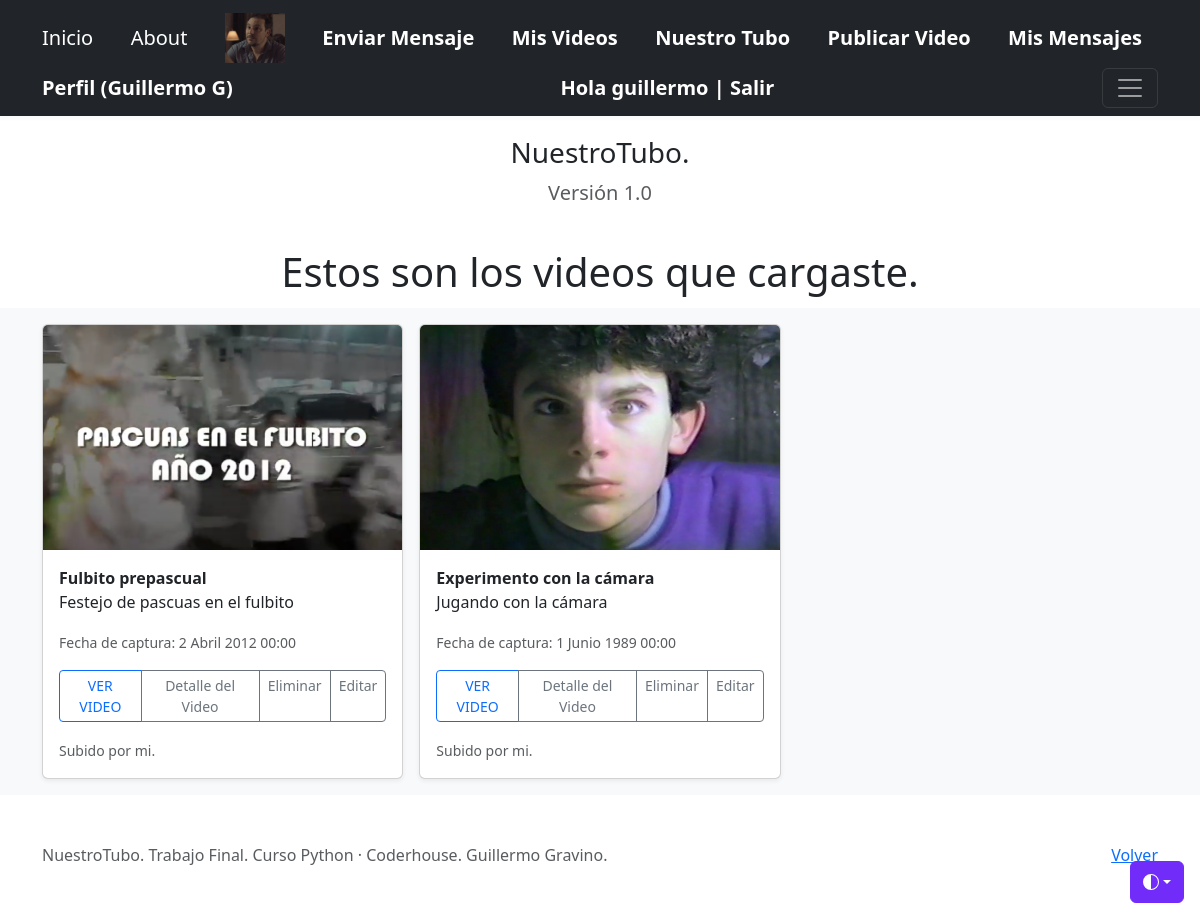
The app's page /videos/list/mine (signed in) with its own data.
### AdminVideos/models.py (models this page shows, shortened)
class Profile(models.Model):
     user = models.OneToOneField(User, on_delete=models.CASCADE, related_name="profile")
     nombre_completo = models.CharField(max_length=80, blank=False)
     avatar = models.ImageField(upload_to="avatares", null=True, blank=True)
     @property
     def avatar_url(self):
        return self.avatar.url if self.avatar else '/media/avatares/default-avatar.png'

class Video(models.Model):
    nombre_video = models.CharField(max_length=30)
    url_video = models.CharField(max_length=80, blank=False)
    descripcion_video = models.CharField(max_length=300)
    quienes_aparecen = models.CharField('Ingresá el nombre y apellido de quienes participan en el video, separados por coma', max_length=120, blank=False)
    propietario = models.ForeignKey(to=User, on_delete=models.CASCADE, related_name="propietario")
    image = models.ImageField("Subí una imagen que identifique al video (o un fotograma del mismo)", upload_to="videos/", null=True, blank=True)
    fecha_video= models.DateTimeField("Fecha de captura del video:")
    @property
    def image_url(self):
        return self.image.url if self.image else '/media/videos/nuestrotubo.png'

### AdminVideos/views.py (the view)
# urls.py: path('videos/list/mine', VideosMineList.as_view(), name="videos-mine"),
class VideosMineList(LoginRequiredMixin, VideoList):
    template_name = 'AdminVideos/videosmine_list.html'
    def get_queryset(self):
      return Video.objects.filter(propietario=self.request.user.id)

### AdminVideos/templates/AdminVideos/videosmine_list.html (shortened to what this page needs)
{% extends "AdminVideos/video_list_base.html" %}
{% load static %}
{% block titulo_ok %}
      <h1 class="fw-light"> Estos son los videos que cargaste. </h1>
{% endblock %}

### AdminVideos/templates/AdminVideos/video_list_base.html (shortened to what this page needs)
{% extends "AdminVideos/index.html" %}
{% load static %}
{% block un_video %}
{% for video in videos %}
  <div class="col">
    <div class="card shadow-sm">
      <img class="card-img-top" style="height: 225px; width: 100%; display: block" src="{{video.image_url}}" data-holder-rendered="true">
      <div class="card-body">
        <strong><p class="card-text">{{ video.nombre_video }}</p></strong>
        <p class="card-text">{{ video.descripcion_video }}</p>
        <p><small class="text-muted">Fecha de captura: {{ video.fecha_video }}</small></p>
        <div class="d-flex justify-content-between align-items-center">
          <div class="btn-group">
            <a href="{{video.url_video}}" type="button" class="btn btn-sm btn-outline-primary">VER VIDEO</a>
            <a href="{% url 'videos-detail' video.id %}" type="button" class="btn btn-sm btn-outline-secondary">Detalle del Video</a>
            {% if user.id == video.propietario.id %}
              <a href="{% url 'videos-delete' video.id %}" type="button" class="btn btn-sm btn-outline-secondary">Eliminar</a>
              <a href="{% url 'videos-update' video.id %}" type="button"  class="btn btn-sm btn-outline-secondary">Editar</a>
          </div>
        </div>
             <small class="text-muted">Subido por mi.</small>
            {% else %}
          </div>
        </div>
             <p></p>
             <small class="text-muted">Subido por {{ video.propietario }}</small>
            {% endif %}
        </div>
     </div>
  </div>
{% endfor %}
{% endblock %}

### AdminVideos/templates/AdminVideos/base.html (shortened to what this page needs)
<!DOCTYPE html>
<html lang="es-AR">
<head>
   {% load static %}
<link href="{% static 'AdminVideos/css/bootstrap.min.css' %}" rel="stylesheet">
</head>
<body>
  <body>
    <div class="dropdown position-fixed bottom-0 end-0 mb-3 me-3 bd-mode-toggle">
      <button class="btn btn-bd-primary py-2 dropdown-toggle d-flex align-items-center"
              id="bd-theme"
              type="button"
              aria-expanded="false"
              data-bs-toggle="dropdown"
              aria-label="Toggle theme (auto)">
        <svg class="bi my-1 theme-icon-active" width="1em" height="1em"><use href="#circle-half"></use></svg>
      </button>
    </div>
<header data-bs-theme="dark">
  <div class="navbar navbar-dark bg-dark shadow-sm">
    <div class="container">
      <a href="{% url 'index' %}" class="navbar-brand d-flex align-items-center">
        Inicio
      </a>
      <a href="{% url 'about' %}" class="navbar-brand d-flex align-items-center">
        About
      </a>
      {%if user.profile.avatar_url %}
          <a href="{% url 'about' %}" class="navbar-brand d-flex align-items-center">
            <img src="{{user.profile.avatar_url}}" height="50" width="60">
          </a>
      {% endif %}
      <a href="{% url 'mensaje-create' %}" class="navbar-brand d-flex align-items-center">
        <strong>Enviar Mensaje</strong>
      </a>
      {% if user.is_authenticated  %}
        <a href= "{% url 'videos-mine' %}" class="navbar-brand d-flex align-items-center">
          <strong>Mis Videos</strong>
        </a>
      <a href="{% url 'videos-list' %}" class="navbar-brand d-flex align-items-center">
        <strong>Nuestro Tubo</strong>
      </a>
      <a href="{% url 'videos-create' %}" class="navbar-brand d-flex align-items-center">
        <strong>Publicar Video</strong>
      </a>
      <a href="{% url 'mensaje-list' %}" class="navbar-brand d-flex align-items-center">
        <strong>Mis Mensajes</strong>
      </a>
      {% if user.profile %}
        <a href="{% url 'profile-update' user.profile.id %}" class="navbar-brand d-flex align-items-center">
          <strong>Perfil ({{user.profile.nombre_completo}})</strong>
        </a>
      {% else %}
        <a href="{% url 'profile-create' %}" class="navbar-brand d-flex align-items-center">
          <strong>Completar Perfil</strong>
        </a>
    {% endif %}
    <a href="{% url 'logout' %}" class="navbar-brand d-flex align-items-center">
      <strong>Hola {{user.username}} | Salir</strong>
    </a>
  {% endif %}
  <button class="navbar-toggler" type="button" data-bs-toggle="collapse" data-bs-target="#navbarHeader" aria-controls="navbarHeader" aria-expanded="false" aria-label="Toggle navigation">
    <span class="navbar-toggler-icon"></span>
    </button>
  </div>
</div>
</header>
{% block principal %}
{% endblock %}
<footer class="text-muted py-5">
    <div class="container">
      <p class="float-end mb-1">
        <a href="{% url 'videos-list' %}">Volver</a>
      </p>
      <p class="mb-1">NuestroTubo. Trabajo Final. Curso Python · Coderhouse. Guillermo Gravino.</p>
    </div>
 </footer>
  </body></html>

### AdminVideos/templates/AdminVideos/base.html (style rules this page uses)
.bi { vertical-align: -.125em; fill: currentColor; }
.btn-bd-primary { --bd-violet-bg: #712cf9; --bd-violet-rgb: 112.520718, 44.062154, 249.437846; --bs-btn-font-weight: 600; --bs-btn-color: var(--bs-white); --bs-btn-bg: var(--bd-violet-bg); --bs-btn-border-color: var(--bd-violet-bg); --bs-btn-hover-color: var(--bs-white); --bs-btn-hover-bg: #6528e0; --bs-btn-hover-border-color: #6528e0; --bs-btn-focus-shadow-rgb: var(--bd-violet-rgb); --bs-btn-active-color: var(--bs-btn-hover-color); --bs-btn-active-bg: #5a23c8; --bs-btn-active-border-color: #5a23c8; }
.bd-mode-toggle { z-index: 1500; }

### records on screen
Video: image_url (picture), nombre_video "Fulbito prepascual", descripcion_video "Festejo de pascuas en el fulbito", fecha_video "2 Abril 2012 00:00", shows "Eliminar"
Video: image_url (picture), nombre_video "Experimento con la cámara", descripcion_video "Jugando con la cámara", fecha_video "1 Junio 1989 00:00", shows "Eliminar"

### other values on screen
{{ user.profile.nombre_completo }} "Guillermo G"
{{ user.username }} "guillermo"
